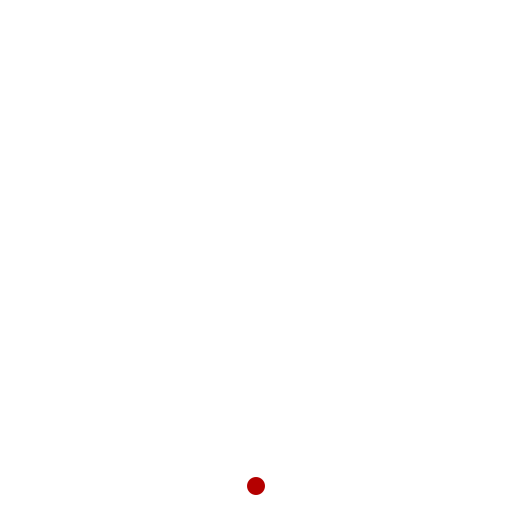
Frame 1 (no input)
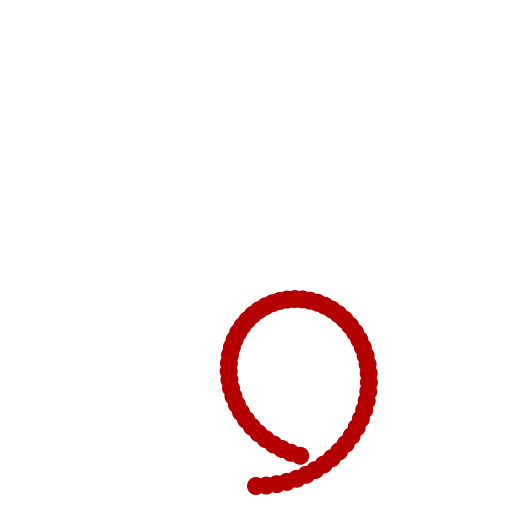
Frame 60 (the mouse pressed at the canvas centre just before this capture)
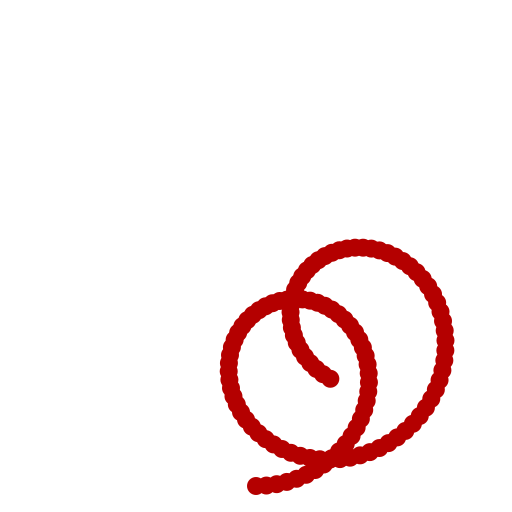
Frame 120 (the mouse held since frame 60 and released just before this capture)

The Processing sketch that drew these frames (run headless with seeded random() and noise(); from frame 60 on, the mouse is pressed at the canvas centre):

// Processing sketch: sketch_69
// ── sketch_69.pde

// fun programming episode #64
// combine circular and other motions

float x = 8;
float y = 8;

float a = 0; // fast motion
float b = 0; // slow motion

void setup() {
	size(512, 512);
	background(255);
	noStroke();
	smooth();
}

void draw() {
	x = width/2;
	y = height/2;
	
	// change these vaules
	fill(0, 80, 0);
	float x2 = sin(a) * 140; 
	float y2 = cos(a) * 140;
  
	float x3 = sin(b) * 90;
	float y3 = cos(b) * 90;
    
	fill(180, 0, 0);
	ellipse(x + x2 + x3, y + y2 + y3, 18, 18); // adds values together to create shape

	a = a + 0.01; // fast
	b = b + 0.1; // slow

}
